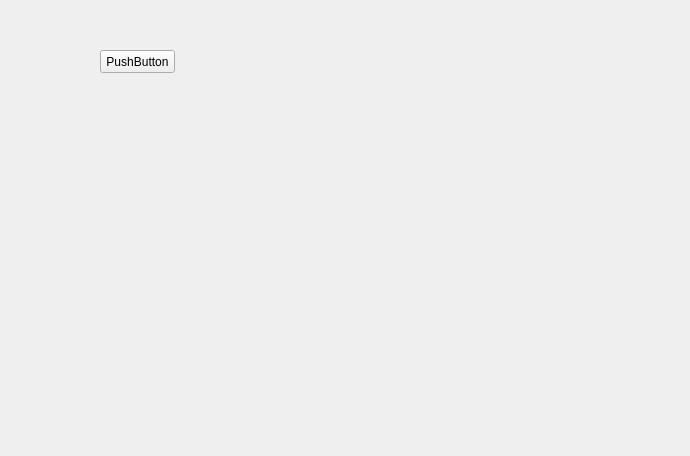
<?xml version="1.0" encoding="UTF-8"?>
<ui version="4.0">
 <class>Form</class>
 <widget class="QWidget" name="Form">
  <property name="geometry">
   <rect>
    <x>0</x>
    <y>0</y>
    <width>690</width>
    <height>456</height>
   </rect>
  </property>
  <property name="windowTitle">
   <string>Form</string>
  </property>
  <widget class="QPushButton" name="pushButton">
   <property name="geometry">
    <rect>
     <x>100</x>
     <y>50</y>
     <width>75</width>
     <height>23</height>
    </rect>
   </property>
   <property name="text">
    <string>PushButton</string>
   </property>
  </widget>
 </widget>
 <resources/>
 <connections/>
</ui>
